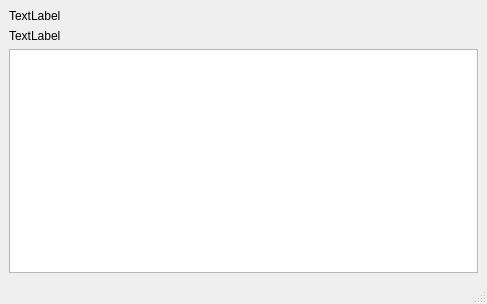
<?xml version="1.0" encoding="UTF-8"?>
<ui version="4.0">
 <class>MainWindow</class>
 <widget class="QMainWindow" name="MainWindow">
  <property name="geometry">
   <rect>
    <x>0</x>
    <y>0</y>
    <width>487</width>
    <height>304</height>
   </rect>
  </property>
  <property name="windowTitle">
   <string>MainWindow</string>
  </property>
  <widget class="QWidget" name="centralwidget">
   <layout class="QGridLayout" name="gridLayout">
    <item row="0" column="0">
     <layout class="QVBoxLayout" name="verticalLayout">
      <item>
       <widget class="QLabel" name="labelViewSize">
        <property name="text">
         <string>TextLabel</string>
        </property>
       </widget>
      </item>
      <item>
       <widget class="QLabel" name="labelSceneRect">
        <property name="text">
         <string>TextLabel</string>
        </property>
       </widget>
      </item>
     </layout>
    </item>
    <item row="1" column="0">
     <widget class="QWGraphicsView" name="View"/>
    </item>
   </layout>
  </widget>
  <widget class="QMenuBar" name="menubar">
   <property name="geometry">
    <rect>
     <x>0</x>
     <y>0</y>
     <width>487</width>
     <height>17</height>
    </rect>
   </property>
  </widget>
  <widget class="QStatusBar" name="statusbar"/>
 </widget>
 <customwidgets>
  <customwidget>
   <class>QWGraphicsView</class>
   <extends>QGraphicsView</extends>
   <header location="global">qwgraphicsview.h</header>
  </customwidget>
 </customwidgets>
 <resources/>
 <connections/>
</ui>
